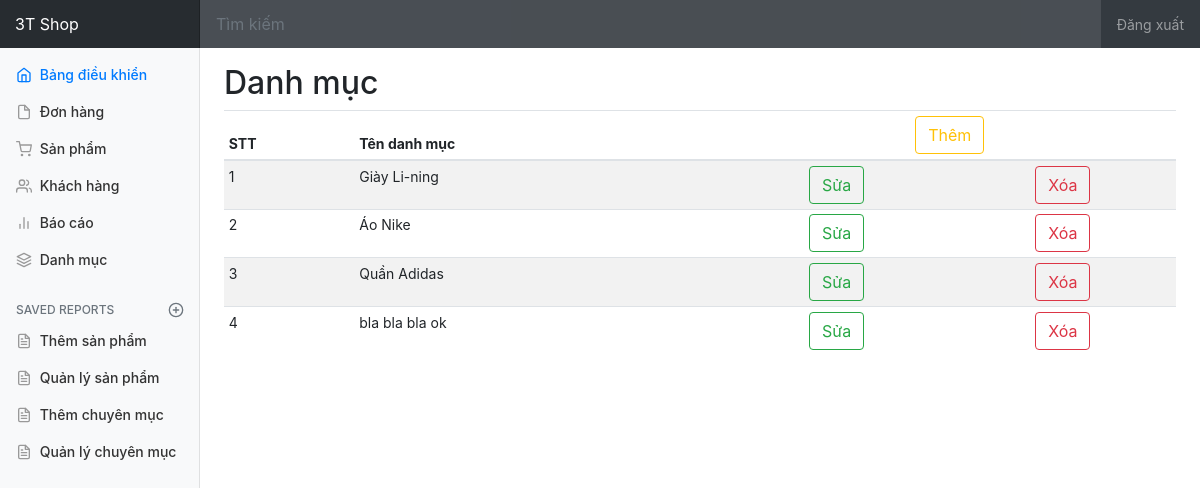
/admin/category.php (signed in), run on an earlier commit of the app's database.
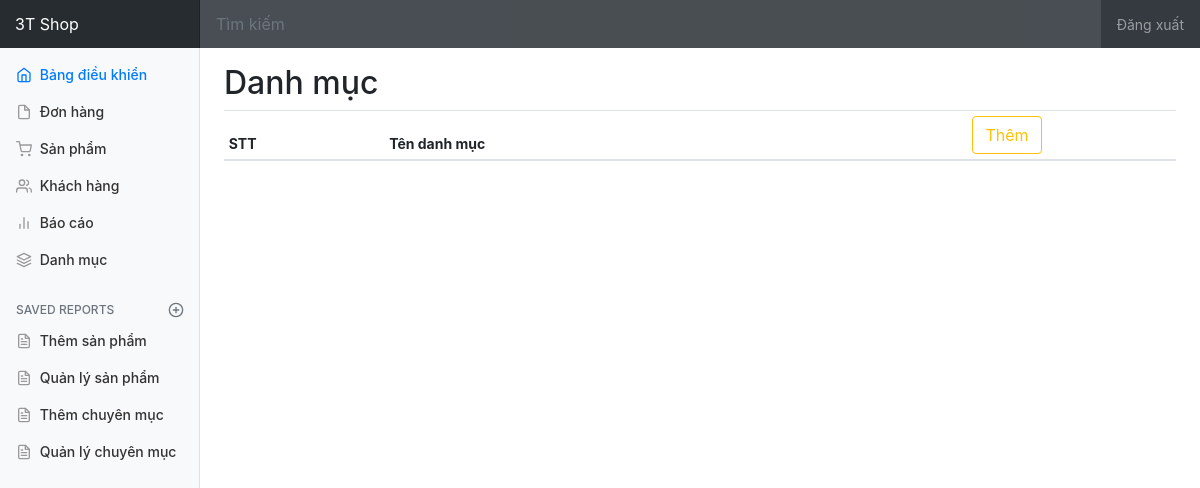
And on a later commit of the database.
### tables this page shows
CREATE TABLE `category` (
  `id` int(10) UNSIGNED NOT NULL,
  `name` varchar(255) NOT NULL
);

### admin/category.php (the view, shortened to what this page needs)
<!doctype html>
<html lang="en">
  <head>
    <link href="../css/bootstrap.min.css" rel="stylesheet">
    <link href="../css/dashboard.css" rel="stylesheet">
  </head>
  <body>
    <nav class="navbar navbar-dark sticky-top bg-dark flex-md-nowrap p-0">
      <a class="navbar-brand col-sm-3 col-md-2 mr-0" href="#">3T Shop</a>
      <input class="form-control form-control-dark w-100" type="text" placeholder="Tìm kiếm	" aria-label="Search">
      <ul class="navbar-nav px-3">
        <li class="nav-item text-nowrap">
          <a class="nav-link" href="signout.php">Đăng xuất</a>
        </li>
      </ul>
    </nav>
    <div class="container-fluid">
      <div class="row">
        <nav class="col-md-2 d-none d-md-block bg-light sidebar">
          <div class="sidebar-sticky">
            <ul class="nav flex-column">
              <li class="nav-item">
                <a class="nav-link active" href="#">
                  <span data-feather="home"></span>
                  Bảng điều khiển <span class="sr-only">(current)</span>
                </a>
              </li>
              <li class="nav-item">
                <a class="nav-link" href="#">
                  <span data-feather="file"></span>
                  Đơn hàng
                </a>
              </li>
              <li class="nav-item">
                <a class="nav-link" href="#">
                  <span data-feather="shopping-cart"></span>
                  Sản phẩm
                </a>
              </li>
              <li class="nav-item">
                <a class="nav-link" href="#">
                  <span data-feather="users"></span>
                  Khách hàng
                </a>
              </li>
              <li class="nav-item">
                <a class="nav-link" href="#">
                  <span data-feather="bar-chart-2"></span>
                  Báo cáo
                </a>
              </li>
              <li class="nav-item">
                <a class="nav-link" href="#">
                  <span data-feather="layers"></span>
                  Danh mục
                </a>
              </li>
            </ul>
            <h6 class="sidebar-heading d-flex justify-content-between align-items-center px-3 mt-4 mb-1 text-muted">
              <span>Saved reports</span>
              <a class="d-flex align-items-center text-muted" href="#">
                <span data-feather="plus-circle"></span>
              </a>
            </h6>
            <ul class="nav flex-column mb-2">
              <li class="nav-item">
                <a class="nav-link" href="#">
                  <span data-feather="file-text"></span>
                  Thêm sản phẩm
                </a>
              </li>
              <li class="nav-item">
                <a class="nav-link" href="#">
                  <span data-feather="file-text"></span>
                  Quản lý sản phẩm
                </a>
              </li>
              <li class="nav-item">
                <a class="nav-link" href="#">
                  <span data-feather="file-text"></span>
                  Thêm chuyên mục
                </a>
              </li>
              <li class="nav-item">
                <a class="nav-link" href="#">
                  <span data-feather="file-text"></span>
                  Quản lý chuyên mục
                </a>
              </li>
            </ul>
          </div>
        </nav>
        <main role="main" class="col-md-9 ml-sm-auto col-lg-10 pt-3 px-4">
          <h2>Danh mục</h2>
          <div class="table-responsive">
            <table class="table table-striped table-sm">
              <thead>
                <tr>
                  <th>STT</th>
                  <th>Tên danh mục</th>
                  <th colspan="2" style="text-align:center"><a href='add_category.php'><button type='button' class='btn btn-outline-warning'>Thêm</button></a></th>
                </tr>
              </thead>
              <tbody>
              <?php
              require("../includes/config.php");
              $sql = "select * from category";
              $query = mysqli_query($conn, $sql);
              $n = 0;
              while($data = mysqli_fetch_assoc($query)){
                $n++;
                echo "<tr>";
                echo "<td>$n</td>";
                echo "<td>$data[name]</td>";
                echo "<td style='text-align:center'><a href='edit_category.php?id=$data[id]'><button type='button' class='btn btn-outline-success'>Sửa</button></a></td>";
                echo "<td style='text-align:center'><a href='delete_category.php?id=$data[id]'><button type='button' class='btn btn-outline-danger'>Xóa</button></a></td>";
                echo "</tr>";
              }
              ?>
              </tbody>
            </table>
          </div>
        </main>
      </div>
    </div>
  </body>
</html>

### Sources/css/dashboard.css (style rules this page uses)
body { font-size: .875rem; }
.feather { width: 16px; height: 16px; vertical-align: text-bottom; }
.sidebar { position: fixed; top: 0; bottom: 0; left: 0; z-index: 100; padding: 0; box-shadow: inset -1px 0 0 rgba(0, 0, 0, .1); }
.sidebar-sticky { position: -webkit-sticky; position: sticky; top: 48px; height: calc(100vh - 48px); padding-top: .5rem; overflow-x: hidden; overflow-y: auto; }
.sidebar .nav-link { font-weight: 500; color: #333; }
.sidebar .nav-link .feather { margin-right: 4px; color: #999; }
.sidebar .nav-link.active { color: #007bff; }
.sidebar .nav-link:hover .feather, .sidebar .nav-link.active .feather { color: inherit; }
.sidebar-heading { font-size: .75rem; text-transform: uppercase; }
.navbar-brand { padding-top: .75rem; padding-bottom: .75rem; font-size: 1rem; background-color: rgba(0, 0, 0, .25); box-shadow: inset -1px 0 0 rgba(0, 0, 0, .25); }
.navbar .form-control { padding: .75rem 1rem; border-width: 0; border-radius: 0; }
.form-control-dark { color: #fff; background-color: rgba(255, 255, 255, .1); border-color: rgba(255, 255, 255, .1); }

What changed in the data, as far as the page shows it:
removed category: name "Giày Li-ning"
removed category: name "Áo Nike"
removed category: name "Quần Adidas"
removed category: name "bla bla bla ok"
